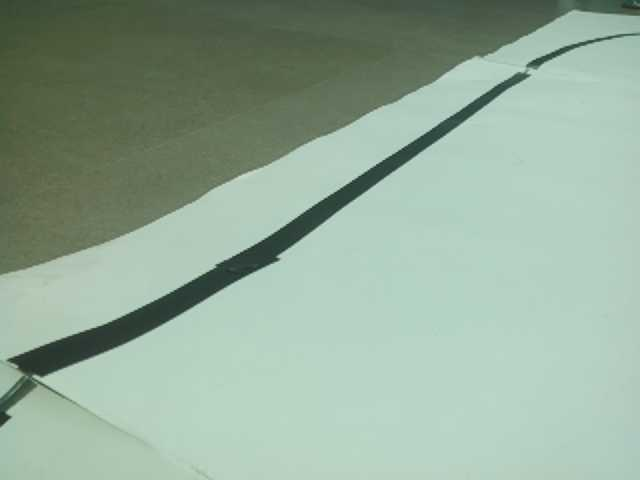
#> input picture Auto Driving/With Steering/experiments/paper_track/test_fixtures/early_stop_20261014.jpg, 640 x 480 px
$ python -i hough_vision.py   (imports and definitions only)
#> lines starting #> are read from the running program, lines starting #| are printed output that depends on the picture; after the words box and inside, x2 and y2 are one past the last pixel; in counts of white or black regions, pixels touching at a corner belong together
#> further down, picture is the input picture: shape (480, 640, 3); mean B, G, R 152.9, 170.6, 147.7
"""Offline experimental colour -> blur -> Canny -> Hough pipeline. No control."""

from dataclasses import dataclass
import math

import cv2
import numpy as np


FULL_ROI = ((0., 1.), (0., 0.), (1., 0.), (1., 1.))
TEXTBOOK_ROI = ((0., 1.), (.3125, 1/3), (.6875, 1/3), (1., 1.))


@dataclass(frozen=True)
class HoughConfig:
    max_side: int = 480
    roi_top: float = .20
    blur_size: int = 5
    colour: str = "yellow"
    canny_low: int = 50
    canny_high: int = 150
    votes_at_320: int = 30
    length_at_320: int = 30
    gap_at_320: int = 20
    polygon: tuple = FULL_ROI
    bird_eye: bool = False

    def __post_init__(self):
        if isinstance(self.max_side, bool) or not isinstance(self.max_side, int) or self.max_side < 64:
            raise ValueError("max_side must be an integer >= 64")
        if (isinstance(self.roi_top, bool) or not isinstance(self.roi_top, (int, float))
                or not math.isfinite(self.roi_top) or not 0 <= self.roi_top <= .90):
            raise ValueError("roi_top must be finite and between 0 and .90")
        if type(self.blur_size) is not int or self.blur_size not in (0, 3, 5, 7):
            raise ValueError("blur_size must be 0, 3, 5 or 7")
        if self.colour not in ("yellow", "white", "both"):
            raise ValueError("colour must be yellow, white or both")
        if (type(self.canny_low) is not int or type(self.canny_high) is not int
                or not 0 <= self.canny_low < self.canny_high <= 255):
            raise ValueError("Canny thresholds must satisfy 0 <= low < high <= 255")
        for value in (self.votes_at_320, self.length_at_320, self.gap_at_320):
            if isinstance(value, bool) or not isinstance(value, int) or value < 1:
                raise ValueError("Hough settings must be positive integers")
        points = np.asarray(self.polygon, dtype=np.float32)
        if (points.shape != (4, 2) or not np.isfinite(points).all()
                or np.any(points < 0) or np.any(points > 1)
                or not cv2.isContourConvex(points)
                or cv2.contourArea(points) < .02
                or not (points[0, 0] < points[3, 0] and points[1, 0] < points[2, 0]
                        and points[0, 1] > points[1, 1] and points[3, 1] > points[2, 1])):
            raise ValueError("polygon must be convex normalized BL, TL, TR, BR crop coordinates")
        if not isinstance(self.bird_eye, bool):
            raise ValueError("bird_eye must be a boolean")


@dataclass
class HoughResult:
    frame: np.ndarray
    crop: np.ndarray
    masks: dict
    metrics: dict


def merge_segments(segments, width):
    """Textbook endpoint means, without substituting image edges for missing lines."""
    left, right = [], []
    crossing = 0
    for x1, y1, x2, y2 in segments:
        if x1 < width/2 and x2 < width/2:
            left.extend((x1, x2))
        elif x1 > width/2 and x2 > width/2:
            right.extend((x1, x2))
        else:
            crossing += 1
    left_x = float(np.mean(left)) if left else None
    right_x = float(np.mean(right)) if right else None
    observed = bool(left and right)
    center = (left_x+right_x)/2 if observed else None
    error = center-width/2 if observed else None
    return dict(two_sided_observation=observed,
                reason="two_sides" if observed else "left_only" if left else
                "right_only" if right else "unassigned_segments" if crossing else "no_segments",
                left_x=left_x, right_x=right_x, center_x=center, error_px=error,
                normalized_error=error/(width/2) if observed else None,
                left_segment_count=len(left)//2, right_segment_count=len(right)//2,
                crossing_segment_count=crossing,
                target_semantics="midpoint_of_yellow_or_selected_colour_groups",
                drive_authorized=False)


def analyze_hough(frame, config=None):
    config = config or HoughConfig()
    if (not isinstance(frame, np.ndarray) or frame.dtype != np.uint8
            or frame.ndim != 3 or frame.shape[2] != 3 or min(frame.shape[:2]) < 8):
        raise ValueError("Expected a nonempty uint8 BGR image")
    source_height, source_width = frame.shape[:2]
#> source_height = 480; source_width = 640
    ratio = min(1., config.max_side/max(source_height, source_width))
#> ratio = 0.75
    size = (max(1, round(source_width*ratio)), max(1, round(source_height*ratio)))
#> size = (480, 360)
    frame = cv2.resize(frame, size, interpolation=cv2.INTER_AREA) if ratio < 1 else frame.copy()
    top = int(frame.shape[0]*config.roi_top)
#> top = 72
    crop = frame[top:].copy()
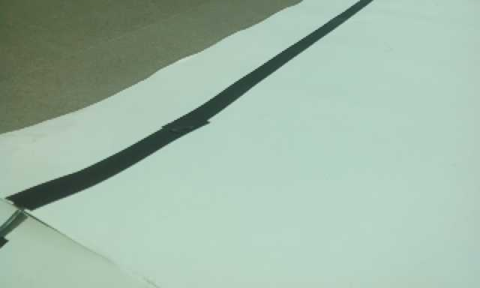
#> crop: shape (288, 480, 3); mean of channels 0, 1, 2 167.9, 184.7, 160.3; drawn as B, G, R
    height, width = crop.shape[:2]
#> height = 288; width = 480
    if min(height, width) < 8:
        raise ValueError("Cropped image must have at least 8 pixels on each side")
    hsv = cv2.cvtColor(crop, cv2.COLOR_BGR2HSV)
#> hsv: shape (288, 480, 3); mean H, S, V 68.4, 39.8, 184.7
    yellow = cv2.inRange(hsv, (20, 100, 100), (40, 255, 255))
#> yellow: shape (288, 480); every value is 0
    white = cv2.inRange(hsv, (0, 0, 175), (179, 80, 255))
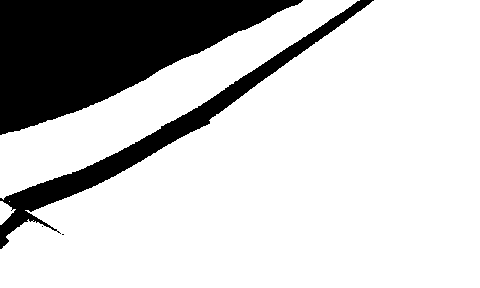
#> white: shape (288, 480); 78.5% white; 4 black regions (2 under 20 px), largest, box (x1, y1, x2, y2) and area: (0, 0, 303, 135) 22313, (0, 0, 374, 249) 7430
    colour = (yellow if config.colour == "yellow" else white if config.colour == "white"
              else cv2.bitwise_or(yellow, white))
    blurred = (cv2.GaussianBlur(colour, (config.blur_size, config.blur_size), 0)
               if config.blur_size else colour.copy())
    edges = cv2.Canny(blurred, config.canny_low, config.canny_high)
    source = np.asarray(config.polygon, np.float32)*np.array([width-1, height-1], np.float32)
#> source = [[0, 287], [0, 0], [479, 0], [479, 287]]
    roi = np.zeros_like(edges)
    cv2.fillPoly(roi, [np.rint(source).astype(np.int32)], 255)
#> roi: shape (288, 480); every value is 255
    roi_edges = cv2.bitwise_and(edges, roi)
    transform = np.eye(3, dtype=np.float64)
    if config.bird_eye:
        destination = np.asarray(FULL_ROI, np.float32)*np.array([width-1, height-1], np.float32)
        transform = cv2.getPerspectiveTransform(source, destination)
        transformed = cv2.warpPerspective(roi_edges, transform, (width, height))
        # Keep Hough input binary after interpolation of the transformed edge map.
        transformed = cv2.threshold(transformed, 127, 255, cv2.THRESH_BINARY)[1]
    else:
        transformed = roi_edges.copy()
    scale = width/320.
    parameters = dict(threshold=max(1, round(config.votes_at_320*scale)),
                      minLineLength=max(1, round(config.length_at_320*scale)),
                      maxLineGap=max(1, round(config.gap_at_320*scale)))
    found = cv2.HoughLinesP(transformed, 1, np.pi/180, **parameters)
#> found = None
    segments = [] if found is None else found.reshape(-1, 4).tolist()
#> segments = []
    metrics = merge_segments(segments, width)
#> after the loop in merge_segments, `for x1, y1, x2, y2 in segments:`: crossing = 0; left = []
#> in merge_segments, `left_x = float(np.mean(left)) if left else None`: left_x = None
#> in merge_segments, `observed = bool(left and right)`: observed = False
#> metrics = 12 items
    metrics.update(segment_count=len(segments), segments=segments,
                   original_size=[source_width, source_height], analysis_size=list(size),
                   crop_y=top, crop_size=[width, height], bird_eye=config.bird_eye,
                   roi_polygon=source.tolist(),
                   perspective_matrix=transform.tolist(), hough_parameters=parameters,
                   colour_pixels=int(np.count_nonzero(colour)),
                   edge_pixels=int(np.count_nonzero(transformed)))
    return HoughResult(frame, crop, dict(colour=colour, blur=blurred, edges=edges,
                                        roi=roi_edges, transformed=transformed), metrics)


def overlay_hough(result):
    """Render outside the timed perception path."""
    metrics = result.metrics
    height, width = result.crop.shape[:2]
    rendered = (cv2.warpPerspective(result.crop, np.asarray(metrics["perspective_matrix"]),
                                    (width, height))
                if metrics["bird_eye"] else result.crop.copy())
    for x1, y1, x2, y2 in metrics["segments"]:
        cv2.line(rendered, (x1, y1), (x2, y2), (255, 100, 220), 1)
    for key, colour_value in (("left_x", (0, 215, 255)), ("right_x", (0, 215, 255)),
                              ("center_x", (0, 255, 0))):
        if metrics[key] is not None:
            x = int(round(metrics[key]))
            cv2.line(rendered, (x, 0), (x, height-1), colour_value, 2)
    cv2.line(rendered, (width//2, 0), (width//2, height-1), (255, 100, 0), 1)
    if not metrics["bird_eye"]:
        polygon = np.rint(metrics["roi_polygon"]).astype(np.int32)
        cv2.polylines(rendered, [polygon], True, (180, 180, 180), 1)
    return rendered

>>> import cv2
>>> picture = cv2.imread('experiments/paper_track/test_fixtures/early_stop_20261014.jpg')
>>> result = analyze_hough(picture)

$ run again, on Auto Driving/With Steering/experiments/paper_track/test_fixtures/left_turn_stop_20261014.jpg
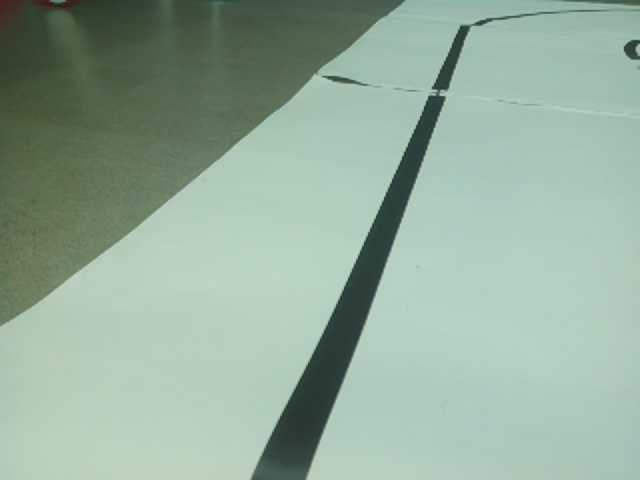
#> input picture Auto Driving/With Steering/experiments/paper_track/test_fixtures/left_turn_stop_20261014.jpg, 640 x 480 px
#> picture is the input picture: shape (480, 640, 3); mean B, G, R 155.8, 172.5, 148.5
#> in analyze_hough, `crop = frame[top:].copy()`:
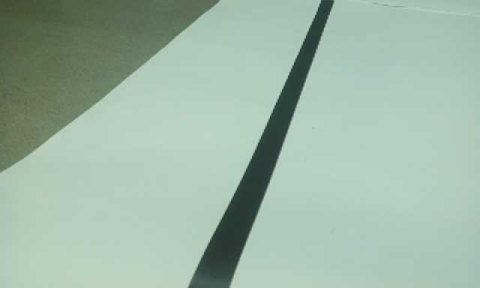
#> crop: shape (288, 480, 3); mean of channels 0, 1, 2 166.6, 183.1, 158.5; drawn as B, G, R
#> hsv: shape (288, 480, 3); mean H, S, V 69.4, 39.5, 183.1
#> yellow: shape (288, 480); every value is 0
#> in analyze_hough, `white = cv2.inRange(hsv, (0, 0, 175), (179, 80, 255))`:
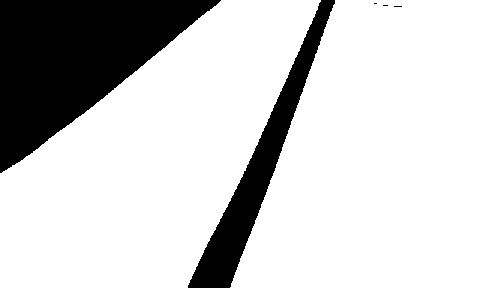
#> white: shape (288, 480); 79.9% white; 5 black regions (3 under 20 px), largest, box (x1, y1, x2, y2) and area: (0, 0, 221, 173) 19946, (188, 0, 335, 288) 7848
#> roi: shape (288, 480); every value is 255
#> found = None
#> segments = []
#> after the loop in merge_segments, `for x1, y1, x2, y2 in segments:`: crossing = 0; left = []
#> left_x = None
#> observed = False
#> metrics = 12 items

$ run again, on Auto Driving/With Steering/experiments/paper_track/test_fixtures/mid_corner_restart_20261014.jpg
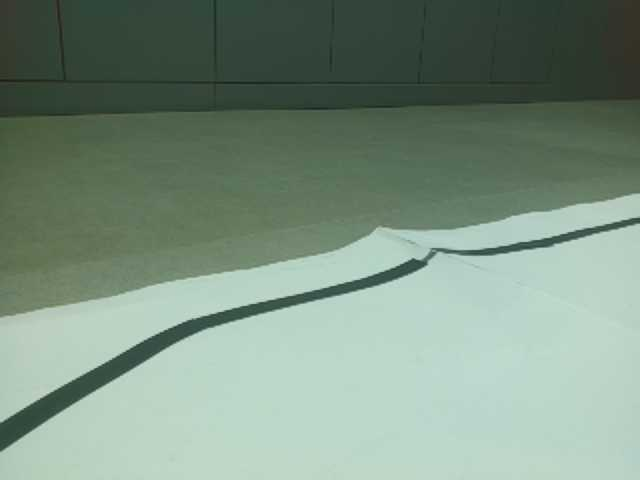
#> input picture Auto Driving/With Steering/experiments/paper_track/test_fixtures/mid_corner_restart_20261014.jpg, 640 x 480 px
#> picture is the input picture: shape (480, 640, 3); mean B, G, R 128.4, 144.4, 122.9
#> in analyze_hough, `crop = frame[top:].copy()`:
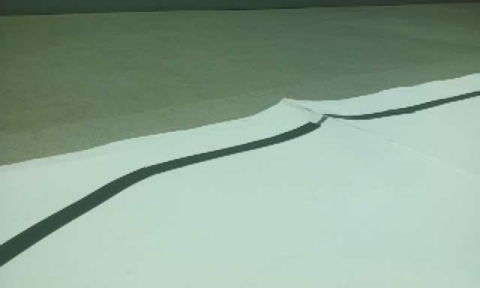
#> crop: shape (288, 480, 3); mean of channels 0, 1, 2 147.4, 164.6, 141.4; drawn as B, G, R
#> hsv: shape (288, 480, 3); mean H, S, V 66.9, 42.8, 164.6
#> yellow: shape (288, 480); every value is 0
#> in analyze_hough, `white = cv2.inRange(hsv, (0, 0, 175), (179, 80, 255))`:
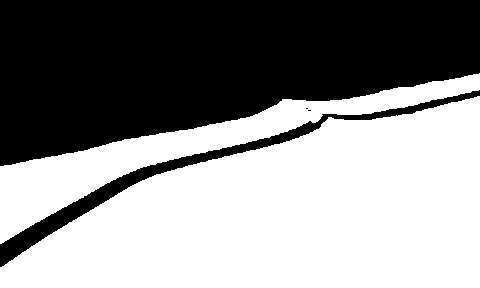
#> white: shape (288, 480); 55.1% white; 4 black regions (2 under 20 px), largest, box (x1, y1, x2, y2) and area: (0, 0, 480, 166) 56741, (0, 90, 480, 267) 5255
#> roi: shape (288, 480); every value is 255
#> found = None
#> segments = []
#> after the loop in merge_segments, `for x1, y1, x2, y2 in segments:`: crossing = 0; left = []
#> left_x = None
#> observed = False
#> metrics = 12 items

$ run again, on Auto Driving/With Steering/experiments/paper_track/test_fixtures/near_solid_line_20261014.jpg
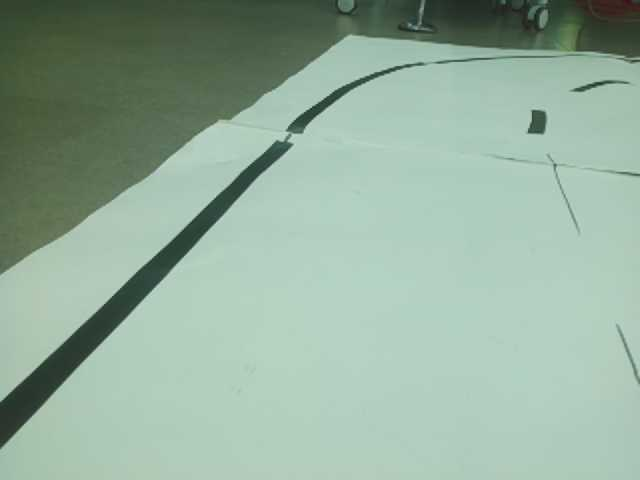
#> input picture Auto Driving/With Steering/experiments/paper_track/test_fixtures/near_solid_line_20261014.jpg, 640 x 480 px
#> picture is the input picture: shape (480, 640, 3); mean B, G, R 156.2, 173.5, 147.9
#> in analyze_hough, `crop = frame[top:].copy()`:
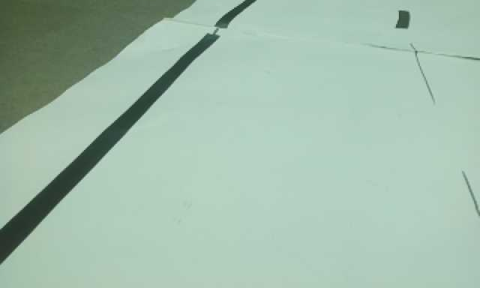
#> crop: shape (288, 480, 3); mean of channels 0, 1, 2 172.4, 188.9, 162.1; drawn as B, G, R
#> hsv: shape (288, 480, 3); mean H, S, V 71, 39.7, 188.9
#> yellow: shape (288, 480); every value is 0
#> in analyze_hough, `white = cv2.inRange(hsv, (0, 0, 175), (179, 80, 255))`:
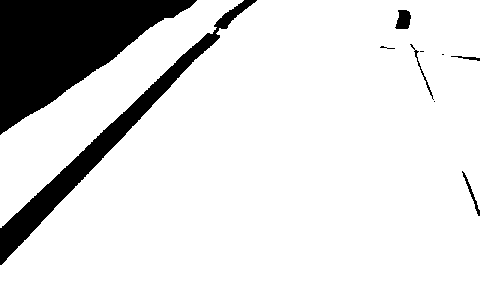
#> white: shape (288, 480); 85.7% white; 10 black regions (4 under 20 px), largest, box (x1, y1, x2, y2) and area: (0, 0, 197, 135) 13337, (0, 0, 257, 265) 5947, (395, 10, 411, 29) 232, (462, 171, 480, 216) 125, (410, 44, 434, 100) 103, (451, 56, 480, 61) 60
#> roi: shape (288, 480); every value is 255
#> found = None
#> segments = []
#> after the loop in merge_segments, `for x1, y1, x2, y2 in segments:`: crossing = 0; left = []
#> left_x = None
#> observed = False
#> metrics = 12 items
